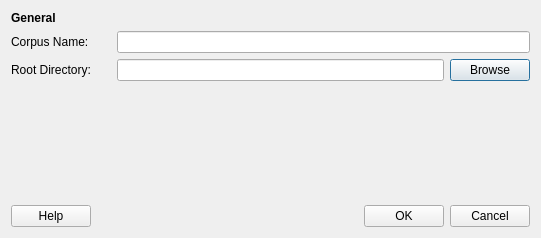
<?xml version="1.0" encoding="UTF-8"?>
<ui version="4.0">
 <class>Dialog</class>
 <widget class="QDialog" name="Dialog">
  <property name="geometry">
   <rect>
    <x>0</x>
    <y>0</y>
    <width>541</width>
    <height>238</height>
   </rect>
  </property>
  <property name="windowTitle">
   <string>New Corpus</string>
  </property>
  <layout class="QVBoxLayout" name="verticalLayout">
   <item>
    <widget class="QLabel" name="label">
     <property name="text">
      <string>&lt;b&gt;General</string>
     </property>
    </widget>
   </item>
   <item>
    <layout class="QHBoxLayout" name="horizontalLayout">
     <item>
      <widget class="QLabel" name="label_2">
       <property name="minimumSize">
        <size>
         <width>100</width>
         <height>0</height>
        </size>
       </property>
       <property name="text">
        <string>Corpus Name:</string>
       </property>
      </widget>
     </item>
     <item>
      <widget class="QLineEdit" name="lineEdit_Name"/>
     </item>
    </layout>
   </item>
   <item>
    <layout class="QHBoxLayout" name="horizontalLayout_2">
     <item>
      <widget class="QLabel" name="label_3">
       <property name="minimumSize">
        <size>
         <width>100</width>
         <height>0</height>
        </size>
       </property>
       <property name="text">
        <string>Root Directory:</string>
       </property>
      </widget>
     </item>
     <item>
      <widget class="QLineEdit" name="lineEdit_Root"/>
     </item>
     <item>
      <widget class="QPushButton" name="btn_Browse">
       <property name="text">
        <string>Browse</string>
       </property>
      </widget>
     </item>
    </layout>
   </item>
   <item>
    <spacer name="verticalSpacer">
     <property name="orientation">
      <enum>Qt::Vertical</enum>
     </property>
     <property name="sizeHint" stdset="0">
      <size>
       <width>20</width>
       <height>40</height>
      </size>
     </property>
    </spacer>
   </item>
   <item>
    <layout class="QHBoxLayout" name="horizontalLayout_3">
     <item>
      <widget class="QPushButton" name="btn_Help">
       <property name="text">
        <string>Help</string>
       </property>
      </widget>
     </item>
     <item>
      <spacer name="horizontalSpacer">
       <property name="orientation">
        <enum>Qt::Horizontal</enum>
       </property>
       <property name="sizeHint" stdset="0">
        <size>
         <width>40</width>
         <height>20</height>
        </size>
       </property>
      </spacer>
     </item>
     <item>
      <widget class="QPushButton" name="btn_OK">
       <property name="text">
        <string>OK</string>
       </property>
      </widget>
     </item>
     <item>
      <widget class="QPushButton" name="btn_Cancel">
       <property name="text">
        <string>Cancel</string>
       </property>
      </widget>
     </item>
    </layout>
   </item>
  </layout>
 </widget>
 <resources/>
 <connections/>
</ui>
